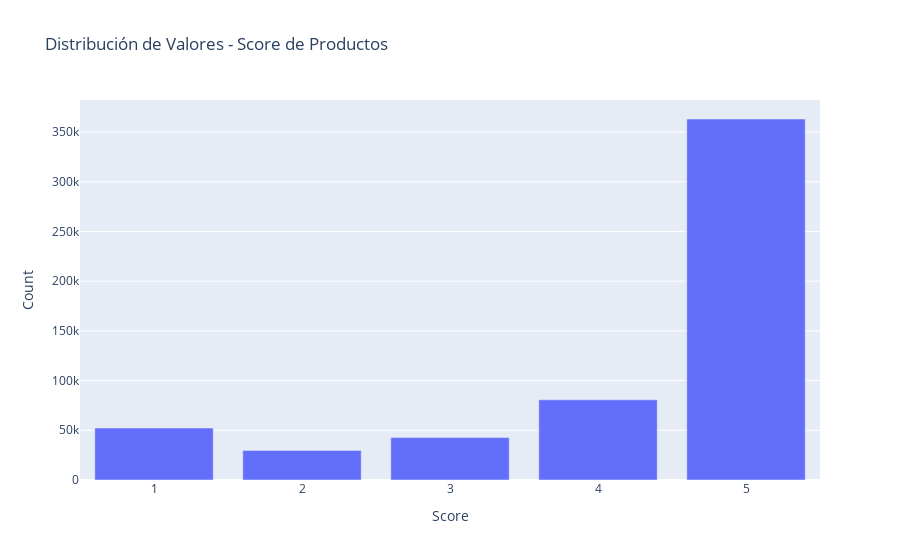

Notebook source saved alongside this figure:
### Code cell
# aqui busco la frecuencia de las valores de la columna "score" para el grafico que voy a pintar
freq_valores_score = df['Score'].value_counts().sort_index()

figure = px.bar(freq_valores_score,
                x=freq_valores_score.index, 
                y=freq_valores_score.values, 
                labels={
                        'x': 'Score',
                        'y': 'Count'
                    },
                title='Distribución de Valores - Score de Productos')


figure.show()

### Figure 1 — Plotly figure (JSON) as saved in the notebook; plotly's stock layout.template omitted (floating-point values rounded to 4 significant figures)
{"data": [{"alignmentgroup": "True", "hovertemplate": "Score=%{x}<br>Count=%{y}<extra></extra>", "legendgroup": "", "marker": {"color": "#636efa", "pattern": {"shape": ""}}, "name": "", "offsetgroup": "", "orientation": "v", "showlegend": false, "textposition": "auto", "type": "bar", "x": [1, 2, 3, 4, 5], "xaxis": "x", "y": [52268, 29769, 42640, 80655, 363122], "yaxis": "y"}], "layout": {"barmode": "relative", "legend": {"tracegroupgap": 0}, "title": {"text": "Distribución de Valores - Score de Productos"}, "xaxis": {"anchor": "y", "domain": [0, 1], "title": {"text": "Score"}}, "yaxis": {"anchor": "x", "domain": [0, 1], "title": {"text": "Count"}}}}
